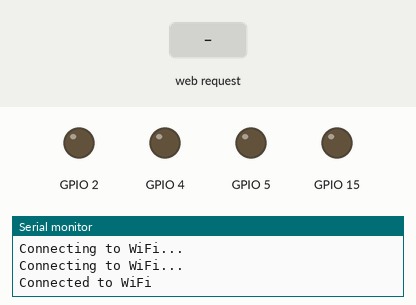
The sketch below on a simulated ESP32. On the bench: output pins drawn as LEDs (lit = HIGH), the last lines printed to the serial monitor. The inputs (shaded band) are chosen by the test bench. WiFi joins after 1.5 s; servers stay silent unless stated.

Above: at 3.2 s.
3.3 s: HTTP request GET /switch1/on received
At 4.5 s:
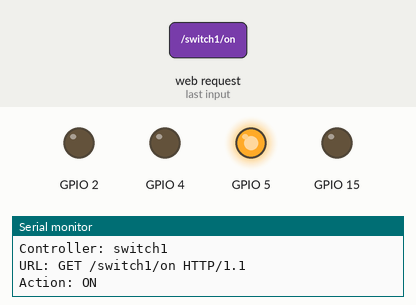
4.8 s: HTTP request GET /switch2/on received
At 5.8 s:
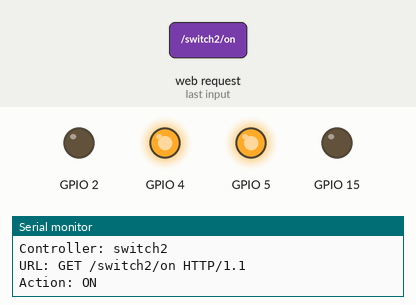
6.3 s: HTTP request GET /switch1/off received
At 7.1 s:
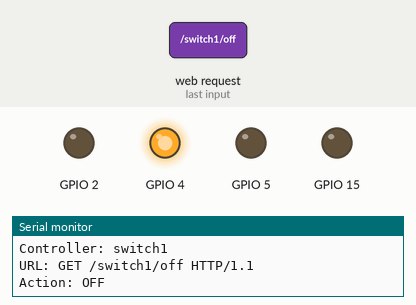
7.8 s: HTTP request GET /switch3/on received
At 8.5 s:
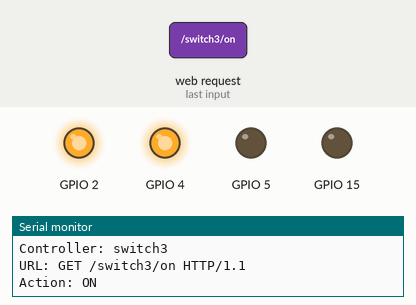
9.3 s: HTTP request GET /switch2/off received
At 9.8 s:
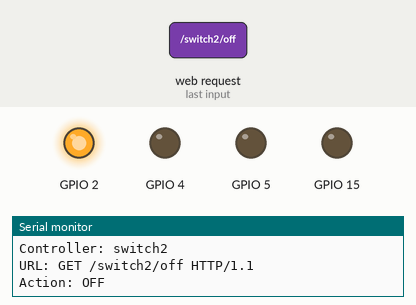
10.8 s: HTTP request GET /switch4/on received
At 12.3 s:
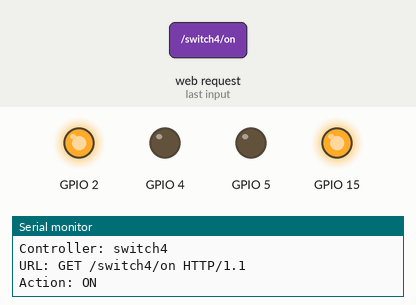
Timing chart, 0 to 13.3 s (numbered marks = the images above; inputs shaded):
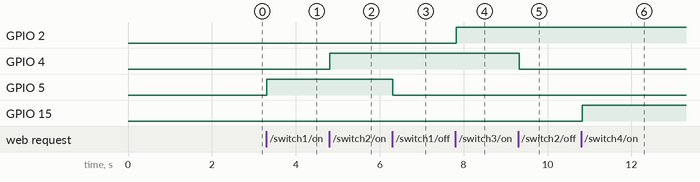

The sketch:

magenta_serv.ino
```cpp
#include <Arduino.h>
#include "SwitchControl.h"
#include "SwitchManager.h"

const char* ssid = "ASUS";
const char* password = "34307077";

WiFiServer server(80);

SwitchManager switchManager;

void setup() {
    Serial.begin(115200);

    // Connect to Wi-Fi
    WiFi.begin(ssid, password);
    while (WiFi.status() != WL_CONNECTED) {
        delay(1000);
        Serial.println("Connecting to WiFi...");
    }
    Serial.println("Connected to WiFi");

    server.begin();

    pinMode(5, OUTPUT);
    pinMode(4, OUTPUT);
    pinMode(2, OUTPUT);
    pinMode(15, OUTPUT);
    // Adding switches
    switchManager.addSwitch(5, "/switch1/on", "/switch1/off", "/switch1/state", server);
    switchManager.addSwitch(4, "/switch2/on", "/switch2/off", "/switch2/state", server);
    switchManager.addSwitch(2, "/switch3/on", "/switch3/off", "/switch3/state", server);
    switchManager.addSwitch(15, "/switch4/on", "/switch4/off", "/switch4/state", server);

    switchManager.beginAll(server);
}

void loop() {
    switchManager.handleClients(server);
    delay(100);
}
```

SwitchControl.cpp
```cpp
//
// Created by tekit on 11/21/2023.
//

#include "SwitchControl.h"

SwitchControl::SwitchControl(int p, String on, String off, String state, WiFiServer &srv)
        : pin(p), pathOn(on), pathOff(off), pathState(state), server(&srv) {
    pinMode(pin, OUTPUT);
    digitalWrite(pin, LOW);
}

String SwitchControl::handleClient(String link) {
    String response = "";
    if (link.indexOf(pathOn) != -1) {
        turnOn();
        Serial.println("Action: ON");
        response = "on";
    } else if (link.indexOf(pathOff) != -1) {
        turnOff();
        Serial.println("Action: OFF");
        response = "off";
    } else {
        response = getState();
    }
    return response;
}

String SwitchControl::getState() {
    return digitalRead(pin) == HIGH ? "on" : "off";
}

void SwitchControl::turnOn() {
    digitalWrite(pin, HIGH);
}

void SwitchControl::turnOff() {
    digitalWrite(pin, LOW);
}

String SwitchControl::PathOn() {
    return pathOn;
}
```

SwitchControl.h
```cpp
//
// Created by tekit on 11/21/2023.
//

#ifndef MAGENTASERV_SWITCHCONTROL_H
#define MAGENTASERV_SWITCHCONTROL_H

#include <WiFi.h>

class SwitchControl {
private:
    int pin;
    String pathOn;
    String pathOff;
    String pathState;
    WiFiServer *server;

public:
    SwitchControl(int p, String on, String off, String state, WiFiServer &srv);

    String handleClient(String client);

    String getState();

    void turnOn();

    void turnOff();

    String PathOn();
};


#endif //MAGENTASERV_SWITCHCONTROL_H
```

SwitchManager.cpp
```cpp
//
// Created by tekit on 11/21/2023.
//

#include "SwitchManager.h"

void SwitchManager::addSwitch(int pin, String pathOn, String pathOff, String pathState, WiFiServer &server) {
    if (switchCount < sizeof(switchList) / sizeof(switchList[0])) {
        switchList[switchCount] = new SwitchControl(pin, pathOn, pathOff, pathState, server);
        switchCount++;
    } else {
        Serial.println("Max number of switches reached. Cannot add more.");
    }
}

void SwitchManager::beginAll(WiFiServer &server) {
    handleClients(server);
}

void SwitchManager::handleClients(WiFiServer &server) {
    WiFiClient client = server.available();
    if (client) {
        String currentLine = "";
        String response = "";
        while (client.connected()) {
            if (client.available()) {
                char c = client.read();
                Serial.write(c);
                currentLine += c;

                if (currentLine.endsWith("\n")) {
                    String request = currentLine;
                    int slashIndex = request.indexOf('/', request.indexOf('/') + 1);
                    String controller = request.substring(request.indexOf('/') + 1, slashIndex);
                    Serial.println("Controller: " + controller);
                    Serial.println("URL: " + request);
                    for (int i = 0; i < switchCount; i++) {
                        if (switchList[i]->PathOn().indexOf(controller) != -1) {
                            response = switchList[i]->handleClient(currentLine);
                            break;
                        }
                    }
                    client.println("HTTP/1.1 200 OK");
                    client.println("Content-Type: application/json");
                    client.println("Connection: close");
                    client.println("Access-Control-Allow-Origin: *");
                    client.println();
                    client.println(response);
                    break;
                }
            }
        }
        client.stop();
    }
}
```

SwitchManager.h
```cpp
//
// Created by tekit on 11/21/2023.
//

#ifndef MAGENTASERV_SWITCHMANAGER_H
#define MAGENTASERV_SWITCHMANAGER_H

#include "SwitchControl.h"

class SwitchManager {
private:
    SwitchControl *switchList[10];
    int switchCount;

public:
    SwitchManager() : switchCount(0) {}

    void addSwitch(int pin, String pathOn, String pathOff, String pathState, WiFiServer &server);

    void beginAll(WiFiServer &server);

    void handleClients(WiFiServer &server);
};


#endif //MAGENTASERV_SWITCHMANAGER_H
```

Measured:
- after the input at 3.3 s, GPIO 5: LOW → HIGH at once
- after the input at 4.8 s, GPIO 4: LOW → HIGH at once
- after the input at 6.3 s, GPIO 5: HIGH → LOW at once
- after the input at 7.8 s, GPIO 2: LOW → HIGH at once
- after the input at 9.3 s, GPIO 4: HIGH → LOW at once
- after the input at 10.8 s, GPIO 15: LOW → HIGH at once
